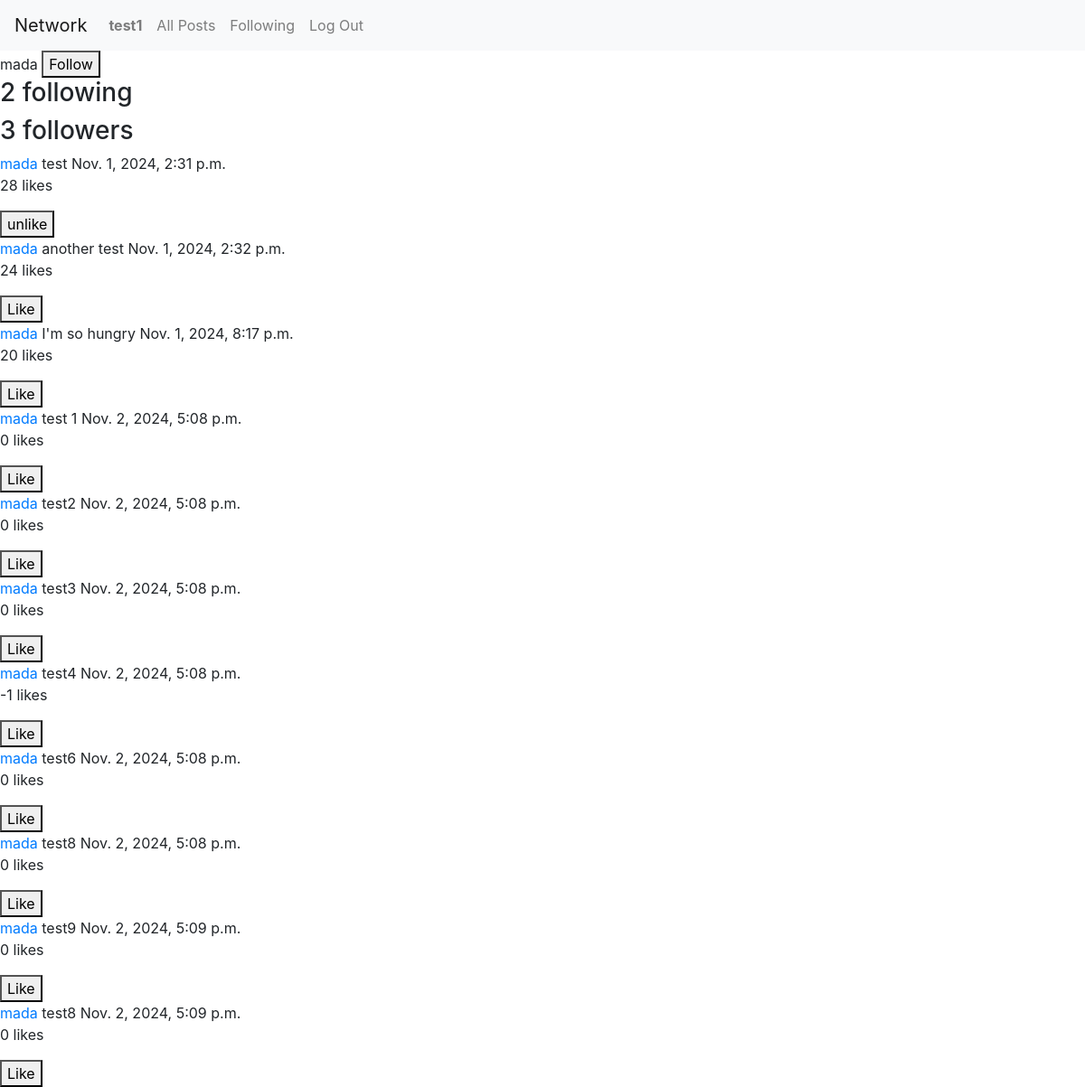
Screenshot of /user_profile/mada (signed in) with the database file from the repository.
### network/models.py (models this page shows, shortened)
class User(AbstractUser):
    pass

class Follower(models.Model):
    user = models.ForeignKey(User, on_delete=models.CASCADE)
    followers_list = models.ManyToManyField(User, related_name="followers")
    following_list = models.ManyToManyField(User, related_name="following")
    following_count = models.IntegerField()
    followers_count = models.IntegerField()
    liked_posts = models.ManyToManyField(Post, related_name='liked_list')

class Post(models.Model):
    post_username = models.ForeignKey(User, related_name="posts", on_delete=models.CASCADE)
    post_content = models.TextField()
    date = models.DateTimeField(auto_now_add=True)
    likes = models.IntegerField()

### network/views.py (the view)
# urls.py: path('user_profile/<str:username>', views.user_profile, name='user_profile'),
def user_profile(request, username):
    user_stats = Follower.objects.get(user__username = username)
    user_posts = Post.objects.filter(post_username__username=username).all()
    main_user_liked_post_list = Follower.objects.get(user=request.user).liked_posts.all()
    return render(request, "network/user_profile.html", {
        "user_stats" : user_stats,
        "user_posts" : user_posts,
        "main_user_liked_post_list" : main_user_liked_post_list
    })

### network/templates/network/user_profile.html (shortened to what this page needs)
{% extends "network/layout.html" %}
{% block body %}
{{ user_stats.user.username }}
<button class="follow-button" data-username="{{ user_stats.user.username }}">Follow</button>
<h3>{{ user_stats.following_count }} following</h3>
<h3>{{ user_stats.followers_count }} followers</h3>
{% for post in user_posts %}
<div>
    <a href="{% url 'user_profile' username=post.post_username %}">{{ post.post_username }}</a>
    {{ post.post_content }}
    {{ post.date }}
    <p class="like-count">{{ post.likes }} likes</p>
    {% if post in main_user_liked_post_list %}
        <button class="unlike-button" data-post-id="{{ post.id }}">unlike</button>
    {% else %}
        <button class="like-button" data-post-id="{{ post.id }}">Like</button>
    {% endif %}
</div>
{% endfor %}
{% endblock %}

### network/templates/network/layout.html (shortened to what this page needs)
{% load static %}
<!DOCTYPE html>
<html lang="en">
    <head>
        <link rel="stylesheet" href="https://stackpath.bootstrapcdn.com/bootstrap/4.4.1/css/bootstrap.min.css">
        <link href="{% static 'network/styles.css' %}" rel="stylesheet">
    </head>
    <body>
        <nav class="navbar navbar-expand-lg navbar-light bg-light">
            <a class="navbar-brand" href="#">Network</a>
            <div>
              <ul class="navbar-nav mr-auto">
                {% if user.is_authenticated %}
                    <li class="nav-item">
                        <a class="nav-link" href="{% url 'profile' %}"><strong>{{ user.username }}</strong></a>
                    </li>
                {% endif %}
                <li class="nav-item">
                  <a class="nav-link" href="{% url 'index' %}">All Posts</a>
                </li>
                {% if user.is_authenticated %}
                    <li class="nav-item">
                        <a class="nav-link" href="#">Following</a>
                    </li>
                    <li class="nav-item">
                        <a class="nav-link" href="{% url 'logout' %}">Log Out</a>
                    </li>
                {% endif %}
              </ul>
            </div>
          </nav>
        <div class="body">
            {% block body %}
            {% endblock %}
        </div>
    </body>
</html>

### rows the page displays
User: username "test1"
Follower: user.username "mada", following_count "2", followers_count "3"
Post: post_username "mada", post_content "test", date "Nov. 1, 2024, 2:31 p.m.", likes "28"
Post: post_username "mada", post_content "another test", date "Nov. 1, 2024, 2:32 p.m.", likes "24"
Post: post_username "mada", post_content "I'm so hungry", date "Nov. 1, 2024, 8:17 p.m.", likes "20"
Post: post_username "mada", post_content "test 1", date "Nov. 2, 2024, 5:08 p.m.", likes "0"
Post: post_username "mada", post_content "test2", date "Nov. 2, 2024, 5:08 p.m.", likes "0"
Post: post_username "mada", post_content "test3", date "Nov. 2, 2024, 5:08 p.m.", likes "0"
Post: post_username "mada", post_content "test4", date "Nov. 2, 2024, 5:08 p.m.", likes "-1"
Post: post_username "mada", post_content "test6", date "Nov. 2, 2024, 5:08 p.m.", likes "0"
Post: post_username "mada", post_content "test8", date "Nov. 2, 2024, 5:08 p.m.", likes "0"
Post: post_username "mada", post_content "test9", date "Nov. 2, 2024, 5:09 p.m.", likes "0"
Post: post_username "mada", post_content "test8", date "Nov. 2, 2024, 5:09 p.m.", likes "0"
